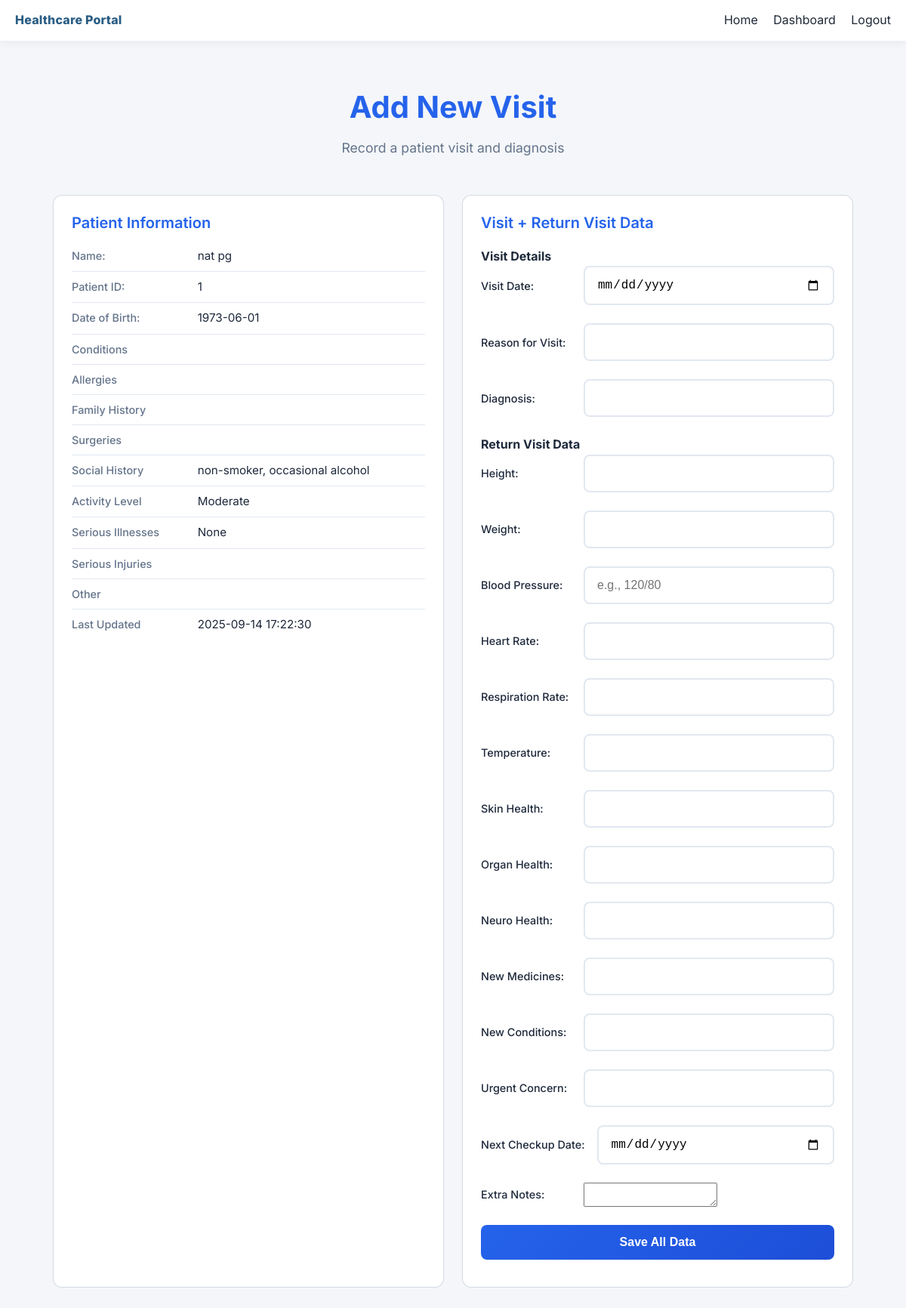
/doctor/add_visit.php?patient_id=1 (signed in), run on the app's committed database.
### tables this page shows
CREATE TABLE PATIENT_INFO (
    patient_id INT AUTO_INCREMENT PRIMARY KEY,
    first_name VARCHAR(50) NOT NULL,
    last_name VARCHAR(50) NOT NULL,
    date_of_birth DATE NOT NULL,
    gender VARCHAR(20) NOT NULL,
    phone_number VARCHAR(20) NOT NULL,
    contact_email VARCHAR(100) UNIQUE NOT NULL,
    address VARCHAR(200) NOT NULL,
    emergency_contact_name VARCHAR(100) NOT NULL,
    emergency_contact_number VARCHAR(20) NOT NULL,
    marital_status ENUM('Single', 'Married', 'Divorced', 'Widowed','Seperated'),
    ethnicity VARCHAR(50) NOT NULL
);

CREATE TABLE PREEXISTING_MEDICAL_HISTORY (
    history_id INT AUTO_INCREMENT PRIMARY KEY,
    patient_id INT,
    conditions TEXT,
    allergies TEXT,
    family_history TEXT,
    surgeries TEXT,
    social_history TEXT,
    activity_level TEXT,
    serious_illnesses TEXT,
    serious_injuries TEXT,
    other_info TEXT,
    last_time_updated DATETIME,
    FOREIGN KEY (patient_id) REFERENCES PATIENT_INFO(patient_id)
);

### doctor/add_visit.php (the view, shortened to what this page needs)
<?php
include '../includes/db.php';
include '../includes/header.php';
$patient_id = isset($_GET['patient_id']) ? (int)$_GET['patient_id'] : 0;
$patient = null;
if ($patient_id) {
    $p = $conn->prepare("SELECT patient_id, first_name, last_name, date_of_birth FROM PATIENT_INFO WHERE patient_id = ?");
    $p->bind_param("i", $patient_id);
    $p->execute();
    $patient = $p->get_result()->fetch_assoc();
}
$records = null;
if ($patient_id) {
    $sql = $conn->prepare("SELECT conditions, allergies, family_history, surgeries, social_history, activity_level,
                      serious_illnesses, serious_injuries, other_info, last_time_updated FROM PREEXISTING_MEDICAL_HISTORY WHERE patient_id = ?");
    $sql->bind_param("i", $patient_id);
    $sql->execute();
    $records = $sql->get_result()->fetch_assoc();
}
?>
<!DOCTYPE html>
<html lang="en">
<head>
    <link rel="stylesheet" href="../css/styles.css?v=5">
</head>
<body>
    <div class="dashboard-container">
        <div class="dashboard-header">
            <h1>Add New Visit</h1>
            <p>Record a patient visit and diagnosis</p>
        </div>
        <div class="dashboard-grid">
            <div class="dashboard-card">
                <?php if ($patient): ?>
                    <h3>Patient Information</h3>
                    <div class="table-card-row">
                        <div class="table-card-label">Name:</div>
                        <div class="table-card-value"><?php echo htmlspecialchars($patient['first_name'].' '.$patient['last_name']); ?></div>
                    </div>
                    <div class="table-card-row">
                        <div class="table-card-label">Patient ID:</div>
                        <div class="table-card-value"><?php echo (int)$patient['patient_id']; ?></div>
                    </div>
                    <div class="table-card-row">
                        <div class="table-card-label">Date of Birth:</div>
                        <div class="table-card-value"><?php echo htmlspecialchars($patient['date_of_birth']); ?></div>
                    </div>
                <?php endif; ?>
                <?php if ($records): ?>
                    <div class="table-card-row">
                        <label class="table-card-label">Conditions</label>
                        <div class="table-card-value"><?php echo htmlspecialchars($records['conditions']); ?></div>
                    </div>
                    <div class="table-card-row">
                        <label class="table-card-label">Allergies</label>
                        <div class="table-card-value"><?php echo htmlspecialchars($records['allergies']); ?></div>
                    </div>
                    <div class="table-card-row">
                        <label class="table-card-label">Family History</label>
                        <div class="table-card-value"><?php echo htmlspecialchars($records['family_history']); ?></div>
                    </div>
                    <div class="table-card-row">
                        <label class="table-card-label">Surgeries</label>
                        <div class="table-card-value"><?php echo htmlspecialchars($records['surgeries']); ?></div>
                    </div>
                    <div class="table-card-row">
                        <label class="table-card-label">Social History</label>
                        <div class="table-card-value"><?php echo htmlspecialchars($records['social_history']); ?></div>
                    </div>
                    <div class="table-card-row">
                        <label class="table-card-label">Activity Level</label>
                        <div class="table-card-value"><?php echo htmlspecialchars($records['activity_level']); ?></div>
                    </div>
                    <div class="table-card-row">
                        <label class="table-card-label">Serious Illnesses</label>
                        <div class="table-card-value"><?php echo htmlspecialchars($records['serious_illnesses']); ?></div>
                    </div>
                    <div class="table-card-row">
                        <label class="table-card-label">Serious Injuries</label>
                        <div class="table-card-value"><?php echo htmlspecialchars($records['serious_injuries']); ?></div>
                    </div>
                    <div class="table-card-row">
                        <label class="table-card-label">Other</label>
                        <div class="table-card-value"><?php echo htmlspecialchars($records['other_info']); ?></div>
                    </div>
                    <div class="table-card-row">
                        <label class="table-card-label">Last Updated</label>
                        <div class="table-card-value"><?php echo htmlspecialchars($records['last_time_updated']); ?></div>
                    </div>
                <?php else: ?>
                    <p>No History On File</p>
                <?php endif; ?>
            </div>
            <div class="dashboard-card">
                <h3>Visit + Return Visit Data</h3>
                <form method="POST">
                    <h4>Visit Details</h4>
                    <div class="form-row">
                        <label for="visit_date">Visit Date:</label>
                        <input type="date" id="visit_date" name="visit_date" required>
                    </div>
                    <div class="form-row">
                        <label for="visit_reason">Reason for Visit:</label>
                        <input type="text" id="visit_reason" name="visit_reason" required>
                    </div>
                    <div class="form-row">
                        <label for="diagnosis">Diagnosis:</label>
                        <input type="text" id="diagnosis" name="diagnosis">
                    </div>
                    <h4>Return Visit Data</h4>
                    <div class="form-row">
                        <label>Height:</label>
                        <input type="text" name="height">
                    </div>
                    <div class="form-row">
                        <label>Weight:</label>
                        <input type="text" name="weight">
                    </div>
                    <div class="form-row">
                        <label>Blood Pressure:</label>
                        <input type="text" name="blood_pressure" placeholder="e.g., 120/80">
                    </div>
                    <div class="form-row">
                        <label>Heart Rate:</label>
                        <input type="text" name="heart_rate">
                    </div>
                    <div class="form-row">
                        <label>Respiration Rate:</label>
                        <input type="text" name="respiration_rate">
                    </div>
                    <div class="form-row">
                        <label>Temperature:</label>
                        <input type="text" name="temperature">
                    </div>
                    <div class="form-row">
                        <label>Skin Health:</label>
                        <input type="text" name="skin_health">
                    </div>
                    <div class="form-row">
                        <label>Organ Health:</label>
                        <input type="text" name="organ_health">
                    </div>
                    <div class="form-row">
                        <label>Neuro Health:</label>
                        <input type="text" name="neurological_health">
                    </div>
                    <div class="form-row">
                        <label>New Medicines:</label>
                        <input type="text" name="new_medicines">
                    </div>
                    <div class="form-row">
                        <label>New Conditions:</label>
                        <input type="text" name="new_conditions">
                    </div>
                    <div class="form-row">
                        <label>Urgent Concern:</label>
                        <input type="text" name="urgent_concern">
                    </div>
                    <div class="form-row">
                        <label>Next Checkup Date:</label>
                        <input type="date" name="next_checkup_date">
                    </div>
                    <div class="form-row">
                        <label>Extra Notes:</label>
                        <textarea name="extra_notes"></textarea>
                    </div>
                    <button type="submit">Save All Data</button>
                </form>
            </div>
        </div>
    </div>
</body>
</html>

### css/styles.css (style rules this page uses)
:root { --primary-color: #2563eb; --primary-dark: #1d4ed8; --secondary-color: #10b981; --accent-color: #f59e0b; --background-color: #f8fafc; --surface-color: #ffffff; --text-primary: #1e293b; --text-secondary: #64748b; --border-color: #e2e8f0; --error-color: #ef4444; --success-color: #10b981; --shadow-sm: 0 1px 2px 0 rgb(0 0 0 / 0.05); --shadow-md: 0 4px 6px -1px rgb(0 0 0 / 0.1), 0 2px 4px -2px rgb(0 0 0 / 0.1); --shadow-lg: 0 10px 15px -3px rgb(0 0 0 / 0.1), 0 4px 6px -4px rgb(0 0 0 / 0.1); --shadow-xl: 0 20px 25px -5px rgb(0 0 0 / 0.1), 0 8px 10px -6px rgb(0 0 0 / 0.1); --primary: #2a5d84; --muted: #667085; --bg: #f4f6f9; --card: #ffffff; --radius: 14px; --shadow: 0 10px 30px rgba(0, 0, 0, 0.08); }
* { margin: 0; padding: 0; box-sizing: border-box; }
body { font-family: 'Inter', -apple-system, BlinkMacSystemFont, 'Segoe UI', Roboto, sans-serif; background: var(--bg); min-height: 100vh; color: var(--text-primary); line-height: 1.6; font-size: 1rem; }
h1 { color: var(--primary-color); font-size: 2rem; font-weight: 600; margin-bottom: 1rem; }
h3 { color: var(--text-primary); font-size: 1.25rem; font-weight: 500; margin-bottom: 0.75rem; }
p { font-size: 1rem; margin-bottom: 0.75rem; }
.form-row { margin-bottom: 1.5rem; display: flex; align-items: center; gap: 1rem; }
.form-row label { min-width: 120px; font-weight: 500; color: var(--text-primary); font-size: 0.9rem; text-align: left; }
.form-row input { flex: 1; width: 100%; max-width: 100%; padding: 0.875rem 1rem; border: 2px solid var(--border-color); border-radius: 8px; font-size: 1rem; transition: all 0.2s ease; background: var(--surface-color); }
button { background: linear-gradient(135deg, var(--primary-color), var(--primary-dark)); color: white; border: none; padding: 0.875rem 2rem; border-radius: 8px; font-size: 1rem; font-weight: 600; cursor: pointer; transition: all 0.2s ease; box-shadow: var(--shadow-sm); width: 100%; margin-bottom: 1rem; }
.table-card-row { display: grid; grid-template-columns: 1fr 2fr; gap: 1rem; margin-bottom: 0.5rem; padding-bottom: 0.5rem; border-bottom: 1px solid var(--border-color); }
.table-card-row:last-child { border-bottom: none; margin-bottom: 0; padding-bottom: 0; }
.table-card-label { font-weight: 500; color: var(--text-secondary); font-size: 0.9rem; }
.table-card-value { color: var(--text-primary); font-size: 0.95rem; }
.dashboard-container { max-width: 1100px; margin: 3.5rem auto 2rem; padding: 0 20px 2rem; }
.dashboard-header { text-align: center; margin-bottom: 3rem; }
.dashboard-header h1 { color: var(--primary-color); font-size: 2.5rem; font-weight: 700; margin-bottom: 0.5rem; }
.dashboard-header p { color: var(--text-secondary); font-size: 1.1rem; }
.dashboard-grid { display: grid; grid-template-columns: repeat(auto-fit, minmax(300px, 1fr)); gap: 1.5rem; margin-top: 1.5rem; }
.dashboard-card { background: var(--surface-color); border-radius: 12px; padding: 1.25rem 1.5rem; box-shadow: none; border: 1px solid rgba(148, 163, 184, 0.4); transition: background 0.15s ease, border-color 0.15s ease; }
.dashboard-card h3 { color: var(--primary-color); margin-bottom: 1rem; font-size: 1.25rem; font-weight: 600; }

### data on the page
patient_info: first_name+last_name "nat pg", patient_id "1", date_of_birth "1973-06-01"
preexisting_medical_history: social_history "non-smoker, occasional alcohol", activity_level "Moderate", serious_illnesses "None", last_time_updated "2025-09-14 17:22:30"
